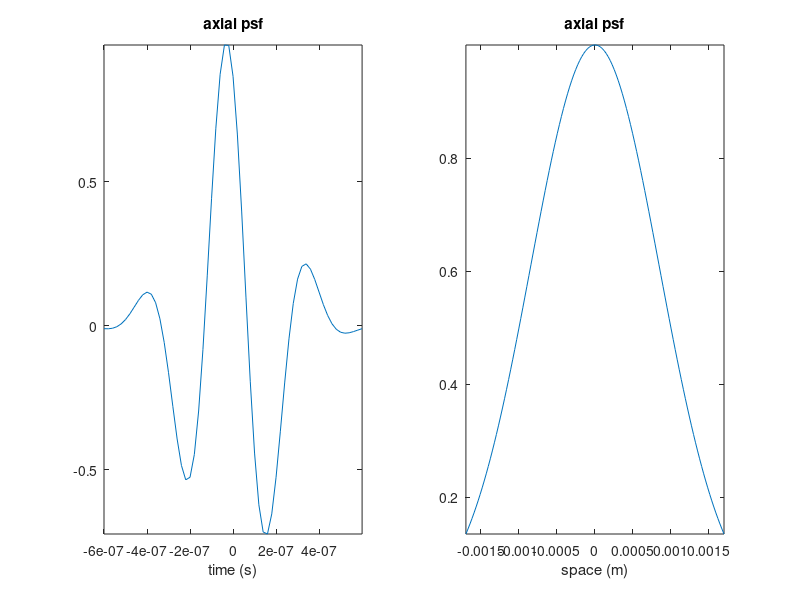
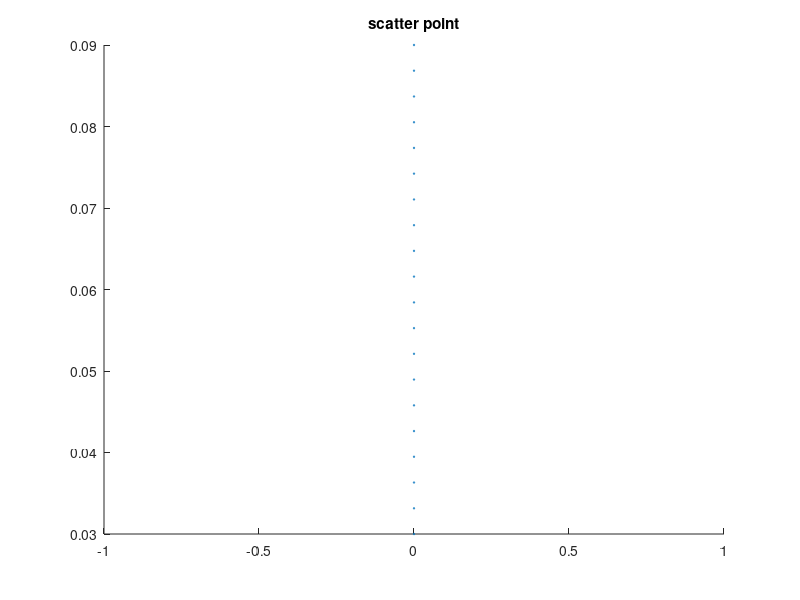
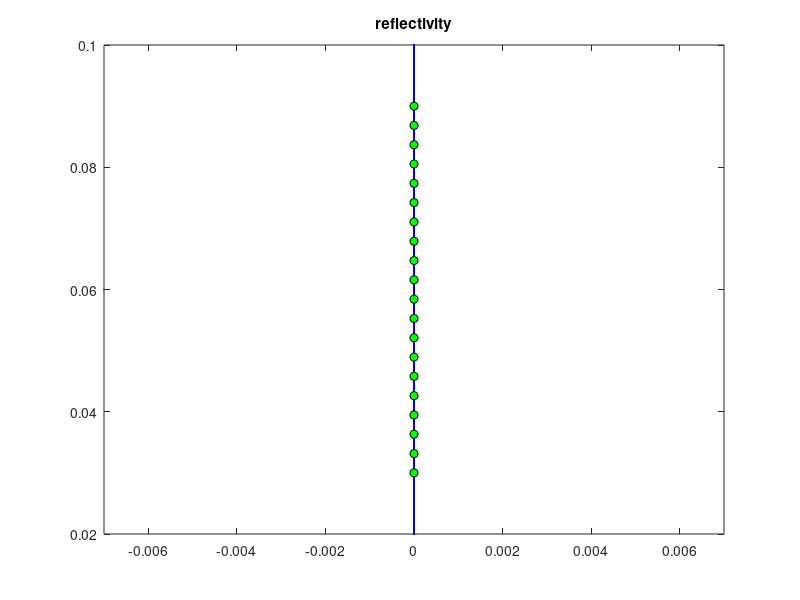
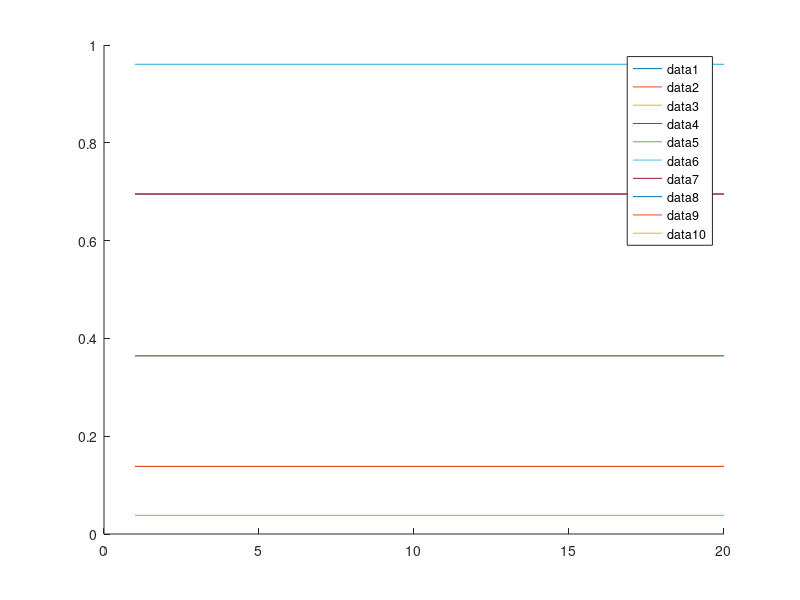

Reproduce these figures in MATLAB, in order.
clc
close all
clear

% -- phantom
n_scatt = 20;
start_depth = 30/1000; 
stop_depth = 90/1000; 

% -- probe
axial_fov = [20 100]/1000; 
lateral_fov = [-7 +7]/1000; 
Number_of_lines = 30; 
FWHM = 2/1000;

f0 = 2.5e6;
fs = 50e6;
c0 = 1540;

% -- psf 
n_oscill = 3;
t = 0:1/fs:n_oscill/f0;
t = t - mean(t);
s_y = max(t)/3; % in sec!!
s_x = FWHM / (2*sqrt(2*log(2)));
P_y = exp(-.5.*(t/s_y).^2).*cos(2*pi*f0*t + pi/6);
P_x = @(x) exp(-.5.*(x/s_x).^2);

% -- sampled x and y axis
dr = c0 / (2*fs);
y_axis = axial_fov(1):dr:axial_fov(2);
x_axis = linspace(lateral_fov(1),lateral_fov(2),Number_of_lines); % scan lines

subplot(1,2,1)
plot(t,P_y), title('axial psf'), axis tight
xlabel('time (s)')
x_plot = linspace(-2*s_x,2*s_x,128); % for plot only
subplot(1,2,2)
plot(x_plot,P_x(x_plot)), title('axial psf'), axis tight
xlabel('space (m)')

% -- tissue
y_scatt = linspace(start_depth,stop_depth,n_scatt);
x_scatt = zeros(size(y_scatt));
amp = 1;
figure;
scatter(x_scatt,y_scatt,amp);
title('scatter point');

figure
plot(zeros(size(y_axis)),y_axis,'b.'), hold on
plot(x_scatt,y_scatt,'ko','markerfacecolor','g'),
ylim(axial_fov)
xlim(lateral_fov)
title('reflectivity')

% -- image
rf_image = zeros(numel(y_axis),numel(x_axis));
cont = 0;
w_amp=figure;
w_ampax =axes;
hold(w_ampax,'on');

for ii = 1:Number_of_lines
    
    pos_x = x_axis(ii); % -- scan line position

    % -- prefilter (don't consider scatterers far from the scan line)
    isin = abs(x_scatt - pos_x) < 3*s_x;
    
    if sum(isin) > 0
        cont = cont + 1;
        refl = zeros(size(y_axis)); % reflectivity
        
        % -- project scatterers on sampled y axis
        y_scatt_valid = y_scatt(isin);
    
        y_scatt_idx = (y_scatt_valid - axial_fov(1)) / diff(axial_fov) * numel(y_axis-1) + 1;  
        y_scatt_idx_f = floor(y_scatt_idx);
        y_scatt_idx_c = ceil(y_scatt_idx);
        
        w_f = 1 - abs(y_scatt_idx - y_scatt_idx_f);
        w_c = 1 - abs(y_scatt_idx - y_scatt_idx_c);
        figure;
        plot(w_f,'r'); hold on;
        plot(w_c,'b');
        title(sprintf("index=%2g",ii));
        
        % -- weights
        x_scatt_valid = x_scatt(isin);
        w_amp = P_x(abs(x_scatt_valid - pos_x)); 
        plot(w_ampax,w_amp);
        
        
        refl(y_scatt_idx_f) = w_amp.*w_f;
        refl(y_scatt_idx_c) = w_amp.*w_c;
        
        % -- convolution
        rf_image(:,ii) = conv(refl,P_y,'same');
        
        if cont >= 1
            figure
            stem(y_axis,refl), hold on;
            plot(y_scatt,ones(size(y_scatt)),'ko','markerfacecolor','g');
            
            figure
            plot(y_axis,rf_image(:,ii)),
            
        end
            
    end

end
legend(w_ampax,'show');

bmode = abs(hilbert(rf_image));
bmode = bmode / max(bmode(:));
bmode = 20*log10(bmode) + 50;
bmode(bmode<0) = 0;

% bmode = imresize(bmode,[512 256]);
% close all
figure
imagesc(x_axis,y_axis,bmode); axis image, colormap gray,
xlabel('[m]')
ylabel('[m]')

